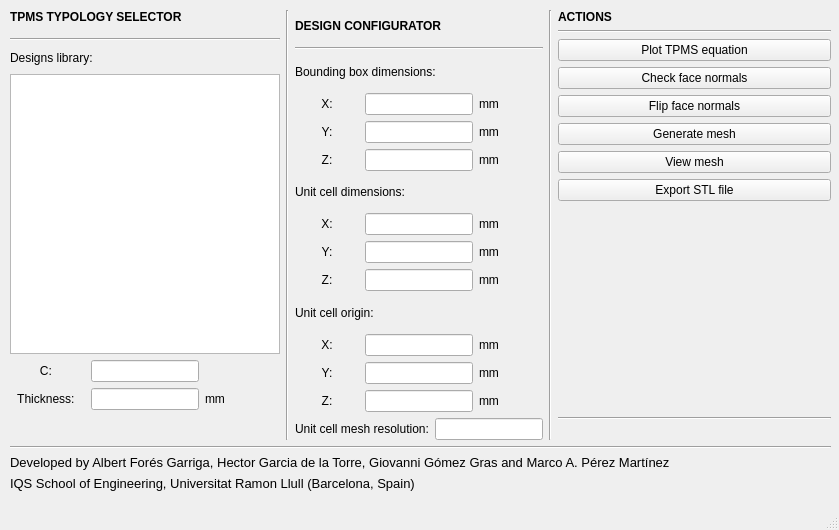
<?xml version="1.0" encoding="UTF-8"?>
<ui version="4.0">
 <class>tpms_generator_gui</class>
 <widget class="QMainWindow" name="tpms_generator_gui">
  <property name="geometry">
   <rect>
    <x>0</x>
    <y>0</y>
    <width>839</width>
    <height>530</height>
   </rect>
  </property>
  <property name="sizePolicy">
   <sizepolicy hsizetype="Minimum" vsizetype="Preferred">
    <horstretch>0</horstretch>
    <verstretch>0</verstretch>
   </sizepolicy>
  </property>
  <property name="windowTitle">
   <string>TPMS Generator</string>
  </property>
  <widget class="QWidget" name="centralwidget">
   <property name="sizePolicy">
    <sizepolicy hsizetype="Preferred" vsizetype="Preferred">
     <horstretch>0</horstretch>
     <verstretch>0</verstretch>
    </sizepolicy>
   </property>
   <widget class="QWidget" name="verticalLayoutWidget_2">
    <property name="geometry">
     <rect>
      <x>10</x>
      <y>10</y>
      <width>821</width>
      <height>481</height>
     </rect>
    </property>
    <layout class="QVBoxLayout" name="verticalLayout_2">
     <item>
      <layout class="QGridLayout" name="gridLayout_2">
       <item row="0" column="0">
        <layout class="QGridLayout" name="gridLayout">
         <item row="0" column="6">
          <layout class="QVBoxLayout" name="verticalLayout_3">
           <item>
            <widget class="QLabel" name="label_3">
             <property name="sizePolicy">
              <sizepolicy hsizetype="Expanding" vsizetype="Preferred">
               <horstretch>0</horstretch>
               <verstretch>0</verstretch>
              </sizepolicy>
             </property>
             <property name="minimumSize">
              <size>
               <width>200</width>
               <height>0</height>
              </size>
             </property>
             <property name="font">
              <font>
               <bold>true</bold>
              </font>
             </property>
             <property name="text">
              <string>ACTIONS</string>
             </property>
             <property name="alignment">
              <set>Qt::AlignLeading|Qt::AlignLeft|Qt::AlignTop</set>
             </property>
            </widget>
           </item>
           <item>
            <widget class="Line" name="line_4">
             <property name="sizePolicy">
              <sizepolicy hsizetype="Expanding" vsizetype="Fixed">
               <horstretch>0</horstretch>
               <verstretch>0</verstretch>
              </sizepolicy>
             </property>
             <property name="minimumSize">
              <size>
               <width>200</width>
               <height>0</height>
              </size>
             </property>
             <property name="orientation">
              <enum>Qt::Horizontal</enum>
             </property>
            </widget>
           </item>
           <item>
            <widget class="QPushButton" name="plot_tpms_eq_button">
             <property name="sizePolicy">
              <sizepolicy hsizetype="Expanding" vsizetype="Fixed">
               <horstretch>0</horstretch>
               <verstretch>0</verstretch>
              </sizepolicy>
             </property>
             <property name="minimumSize">
              <size>
               <width>200</width>
               <height>0</height>
              </size>
             </property>
             <property name="text">
              <string>Plot TPMS equation</string>
             </property>
            </widget>
           </item>
           <item>
            <widget class="QPushButton" name="check_normals_button">
             <property name="sizePolicy">
              <sizepolicy hsizetype="MinimumExpanding" vsizetype="Fixed">
               <horstretch>0</horstretch>
               <verstretch>0</verstretch>
              </sizepolicy>
             </property>
             <property name="minimumSize">
              <size>
               <width>200</width>
               <height>0</height>
              </size>
             </property>
             <property name="text">
              <string>Check face normals</string>
             </property>
            </widget>
           </item>
           <item>
            <widget class="QPushButton" name="flip_normals_button">
             <property name="sizePolicy">
              <sizepolicy hsizetype="MinimumExpanding" vsizetype="Fixed">
               <horstretch>0</horstretch>
               <verstretch>0</verstretch>
              </sizepolicy>
             </property>
             <property name="minimumSize">
              <size>
               <width>200</width>
               <height>0</height>
              </size>
             </property>
             <property name="text">
              <string>Flip face normals</string>
             </property>
            </widget>
           </item>
           <item>
            <widget class="QPushButton" name="generate_mesh_button">
             <property name="sizePolicy">
              <sizepolicy hsizetype="Expanding" vsizetype="Fixed">
               <horstretch>0</horstretch>
               <verstretch>0</verstretch>
              </sizepolicy>
             </property>
             <property name="minimumSize">
              <size>
               <width>200</width>
               <height>0</height>
              </size>
             </property>
             <property name="text">
              <string>Generate mesh</string>
             </property>
            </widget>
           </item>
           <item>
            <widget class="QPushButton" name="view_mesh_button">
             <property name="sizePolicy">
              <sizepolicy hsizetype="Expanding" vsizetype="Fixed">
               <horstretch>0</horstretch>
               <verstretch>0</verstretch>
              </sizepolicy>
             </property>
             <property name="minimumSize">
              <size>
               <width>200</width>
               <height>0</height>
              </size>
             </property>
             <property name="text">
              <string>View mesh</string>
             </property>
            </widget>
           </item>
           <item>
            <widget class="QPushButton" name="export_stl_file_button">
             <property name="sizePolicy">
              <sizepolicy hsizetype="Expanding" vsizetype="Fixed">
               <horstretch>0</horstretch>
               <verstretch>0</verstretch>
              </sizepolicy>
             </property>
             <property name="minimumSize">
              <size>
               <width>200</width>
               <height>0</height>
              </size>
             </property>
             <property name="text">
              <string>Export STL file</string>
             </property>
            </widget>
           </item>
           <item>
            <spacer name="verticalSpacer">
             <property name="orientation">
              <enum>Qt::Vertical</enum>
             </property>
             <property name="sizeHint" stdset="0">
              <size>
               <width>200</width>
               <height>40</height>
              </size>
             </property>
            </spacer>
           </item>
           <item>
            <widget class="QLabel" name="message_output_label">
             <property name="sizePolicy">
              <sizepolicy hsizetype="Expanding" vsizetype="Preferred">
               <horstretch>0</horstretch>
               <verstretch>0</verstretch>
              </sizepolicy>
             </property>
             <property name="minimumSize">
              <size>
               <width>200</width>
               <height>0</height>
              </size>
             </property>
             <property name="font">
              <font>
               <bold>true</bold>
              </font>
             </property>
             <property name="text">
              <string/>
             </property>
            </widget>
           </item>
           <item>
            <widget class="Line" name="line_2">
             <property name="minimumSize">
              <size>
               <width>200</width>
               <height>0</height>
              </size>
             </property>
             <property name="orientation">
              <enum>Qt::Horizontal</enum>
             </property>
            </widget>
           </item>
           <item>
            <widget class="QLabel" name="message_output">
             <property name="sizePolicy">
              <sizepolicy hsizetype="Expanding" vsizetype="Maximum">
               <horstretch>0</horstretch>
               <verstretch>0</verstretch>
              </sizepolicy>
             </property>
             <property name="minimumSize">
              <size>
               <width>200</width>
               <height>0</height>
              </size>
             </property>
             <property name="text">
              <string/>
             </property>
            </widget>
           </item>
          </layout>
         </item>
         <item row="0" column="1">
          <widget class="Line" name="line_3">
           <property name="orientation">
            <enum>Qt::Vertical</enum>
           </property>
          </widget>
         </item>
         <item row="0" column="0">
          <layout class="QVBoxLayout" name="verticalLayout">
           <item>
            <widget class="QLabel" name="label_1">
             <property name="sizePolicy">
              <sizepolicy hsizetype="Preferred" vsizetype="Preferred">
               <horstretch>0</horstretch>
               <verstretch>0</verstretch>
              </sizepolicy>
             </property>
             <property name="font">
              <font>
               <bold>true</bold>
              </font>
             </property>
             <property name="text">
              <string>TPMS TYPOLOGY SELECTOR</string>
             </property>
             <property name="alignment">
              <set>Qt::AlignLeading|Qt::AlignLeft|Qt::AlignTop</set>
             </property>
            </widget>
           </item>
           <item>
            <widget class="Line" name="line_7">
             <property name="orientation">
              <enum>Qt::Horizontal</enum>
             </property>
            </widget>
           </item>
           <item>
            <widget class="QLabel" name="label_4">
             <property name="text">
              <string>Designs library:</string>
             </property>
            </widget>
           </item>
           <item>
            <widget class="QListWidget" name="designs_library">
             <property name="sizePolicy">
              <sizepolicy hsizetype="Minimum" vsizetype="Expanding">
               <horstretch>0</horstretch>
               <verstretch>0</verstretch>
              </sizepolicy>
             </property>
             <property name="minimumSize">
              <size>
               <width>270</width>
               <height>0</height>
              </size>
             </property>
             <property name="maximumSize">
              <size>
               <width>16777215</width>
               <height>280</height>
              </size>
             </property>
            </widget>
           </item>
           <item>
            <layout class="QGridLayout" name="gridLayout_4">
             <item row="1" column="2">
              <widget class="QLabel" name="units_1">
               <property name="text">
                <string>mm</string>
               </property>
              </widget>
             </item>
             <item row="0" column="1">
              <widget class="QLineEdit" name="skeletal_c_input">
               <property name="sizePolicy">
                <sizepolicy hsizetype="Fixed" vsizetype="Fixed">
                 <horstretch>0</horstretch>
                 <verstretch>0</verstretch>
                </sizepolicy>
               </property>
               <property name="text">
                <string/>
               </property>
               <property name="alignment">
                <set>Qt::AlignCenter</set>
               </property>
              </widget>
             </item>
             <item row="1" column="0">
              <widget class="QLabel" name="label_11">
               <property name="text">
                <string>Thickness: </string>
               </property>
               <property name="alignment">
                <set>Qt::AlignCenter</set>
               </property>
              </widget>
             </item>
             <item row="0" column="0">
              <widget class="QLabel" name="label_10">
               <property name="text">
                <string>C: </string>
               </property>
               <property name="alignment">
                <set>Qt::AlignCenter</set>
               </property>
              </widget>
             </item>
             <item row="1" column="1">
              <widget class="QLineEdit" name="shell_thickness_input">
               <property name="sizePolicy">
                <sizepolicy hsizetype="Fixed" vsizetype="Fixed">
                 <horstretch>0</horstretch>
                 <verstretch>0</verstretch>
                </sizepolicy>
               </property>
               <property name="alignment">
                <set>Qt::AlignCenter</set>
               </property>
              </widget>
             </item>
             <item row="2" column="1">
              <spacer name="verticalSpacer_2">
               <property name="orientation">
                <enum>Qt::Vertical</enum>
               </property>
               <property name="sizeType">
                <enum>QSizePolicy::Fixed</enum>
               </property>
               <property name="sizeHint" stdset="0">
                <size>
                 <width>20</width>
                 <height>30</height>
                </size>
               </property>
              </spacer>
             </item>
            </layout>
           </item>
          </layout>
         </item>
         <item row="0" column="5">
          <widget class="Line" name="line">
           <property name="orientation">
            <enum>Qt::Vertical</enum>
           </property>
          </widget>
         </item>
         <item row="0" column="2">
          <layout class="QGridLayout" name="gridLayout_3">
           <item row="4" column="1">
            <widget class="QLineEdit" name="bounding_box_x_dim_input">
             <property name="sizePolicy">
              <sizepolicy hsizetype="Fixed" vsizetype="Fixed">
               <horstretch>0</horstretch>
               <verstretch>0</verstretch>
              </sizepolicy>
             </property>
             <property name="alignment">
              <set>Qt::AlignCenter</set>
             </property>
            </widget>
           </item>
           <item row="5" column="2">
            <widget class="QLabel" name="units_3">
             <property name="text">
              <string>mm</string>
             </property>
             <property name="alignment">
              <set>Qt::AlignLeading|Qt::AlignLeft|Qt::AlignVCenter</set>
             </property>
            </widget>
           </item>
           <item row="9" column="0">
            <widget class="QLabel" name="axis_5">
             <property name="text">
              <string>Y:</string>
             </property>
             <property name="alignment">
              <set>Qt::AlignCenter</set>
             </property>
            </widget>
           </item>
           <item row="4" column="2">
            <widget class="QLabel" name="units_2">
             <property name="text">
              <string>mm</string>
             </property>
             <property name="alignment">
              <set>Qt::AlignLeading|Qt::AlignLeft|Qt::AlignVCenter</set>
             </property>
            </widget>
           </item>
           <item row="13" column="0">
            <widget class="QLabel" name="axis_8">
             <property name="text">
              <string>Y:</string>
             </property>
             <property name="alignment">
              <set>Qt::AlignCenter</set>
             </property>
            </widget>
           </item>
           <item row="7" column="0" colspan="3">
            <widget class="QLabel" name="label_7">
             <property name="text">
              <string>Unit cell dimensions:</string>
             </property>
            </widget>
           </item>
           <item row="8" column="0">
            <widget class="QLabel" name="axis_4">
             <property name="text">
              <string>X:</string>
             </property>
             <property name="alignment">
              <set>Qt::AlignCenter</set>
             </property>
            </widget>
           </item>
           <item row="10" column="1">
            <widget class="QLineEdit" name="unit_cell_z_dim_input">
             <property name="sizePolicy">
              <sizepolicy hsizetype="Fixed" vsizetype="Fixed">
               <horstretch>0</horstretch>
               <verstretch>0</verstretch>
              </sizepolicy>
             </property>
             <property name="alignment">
              <set>Qt::AlignCenter</set>
             </property>
            </widget>
           </item>
           <item row="9" column="2">
            <widget class="QLabel" name="units_6">
             <property name="text">
              <string>mm</string>
             </property>
             <property name="alignment">
              <set>Qt::AlignLeading|Qt::AlignLeft|Qt::AlignVCenter</set>
             </property>
            </widget>
           </item>
           <item row="4" column="0">
            <widget class="QLabel" name="axis_1">
             <property name="sizePolicy">
              <sizepolicy hsizetype="Preferred" vsizetype="Preferred">
               <horstretch>0</horstretch>
               <verstretch>0</verstretch>
              </sizepolicy>
             </property>
             <property name="text">
              <string>X:</string>
             </property>
             <property name="alignment">
              <set>Qt::AlignCenter</set>
             </property>
            </widget>
           </item>
           <item row="11" column="0" colspan="3">
            <widget class="QLabel" name="label_8">
             <property name="text">
              <string>Unit cell origin:</string>
             </property>
            </widget>
           </item>
           <item row="14" column="2">
            <widget class="QLabel" name="units_10">
             <property name="text">
              <string>mm</string>
             </property>
             <property name="alignment">
              <set>Qt::AlignLeading|Qt::AlignLeft|Qt::AlignVCenter</set>
             </property>
            </widget>
           </item>
           <item row="2" column="0" colspan="3">
            <widget class="QLabel" name="label_6">
             <property name="text">
              <string>Bounding box dimensions:</string>
             </property>
            </widget>
           </item>
           <item row="12" column="0">
            <widget class="QLabel" name="axis_7">
             <property name="text">
              <string>X:</string>
             </property>
             <property name="alignment">
              <set>Qt::AlignCenter</set>
             </property>
            </widget>
           </item>
           <item row="10" column="2">
            <widget class="QLabel" name="units_7">
             <property name="text">
              <string>mm</string>
             </property>
             <property name="alignment">
              <set>Qt::AlignLeading|Qt::AlignLeft|Qt::AlignVCenter</set>
             </property>
            </widget>
           </item>
           <item row="14" column="0">
            <widget class="QLabel" name="axis_9">
             <property name="text">
              <string>Z:</string>
             </property>
             <property name="alignment">
              <set>Qt::AlignCenter</set>
             </property>
            </widget>
           </item>
           <item row="5" column="1">
            <widget class="QLineEdit" name="bounding_box_y_dim_input">
             <property name="sizePolicy">
              <sizepolicy hsizetype="Fixed" vsizetype="Fixed">
               <horstretch>0</horstretch>
               <verstretch>0</verstretch>
              </sizepolicy>
             </property>
             <property name="alignment">
              <set>Qt::AlignCenter</set>
             </property>
            </widget>
           </item>
           <item row="12" column="1">
            <widget class="QLineEdit" name="unit_cell_origin_x_input">
             <property name="sizePolicy">
              <sizepolicy hsizetype="Fixed" vsizetype="Fixed">
               <horstretch>0</horstretch>
               <verstretch>0</verstretch>
              </sizepolicy>
             </property>
             <property name="alignment">
              <set>Qt::AlignCenter</set>
             </property>
            </widget>
           </item>
           <item row="8" column="2">
            <widget class="QLabel" name="units_5">
             <property name="text">
              <string>mm</string>
             </property>
             <property name="alignment">
              <set>Qt::AlignLeading|Qt::AlignLeft|Qt::AlignVCenter</set>
             </property>
            </widget>
           </item>
           <item row="8" column="1">
            <widget class="QLineEdit" name="unit_cell_x_dim_input">
             <property name="sizePolicy">
              <sizepolicy hsizetype="Fixed" vsizetype="Fixed">
               <horstretch>0</horstretch>
               <verstretch>0</verstretch>
              </sizepolicy>
             </property>
             <property name="alignment">
              <set>Qt::AlignCenter</set>
             </property>
            </widget>
           </item>
           <item row="6" column="2">
            <widget class="QLabel" name="units_4">
             <property name="text">
              <string>mm</string>
             </property>
             <property name="alignment">
              <set>Qt::AlignLeading|Qt::AlignLeft|Qt::AlignVCenter</set>
             </property>
            </widget>
           </item>
           <item row="0" column="0" colspan="3">
            <widget class="QLabel" name="label_2">
             <property name="font">
              <font>
               <bold>true</bold>
              </font>
             </property>
             <property name="text">
              <string>DESIGN CONFIGURATOR</string>
             </property>
            </widget>
           </item>
           <item row="12" column="2">
            <widget class="QLabel" name="units_8">
             <property name="text">
              <string>mm</string>
             </property>
             <property name="alignment">
              <set>Qt::AlignLeading|Qt::AlignLeft|Qt::AlignVCenter</set>
             </property>
            </widget>
           </item>
           <item row="14" column="1">
            <widget class="QLineEdit" name="unit_cell_origin_z_input">
             <property name="sizePolicy">
              <sizepolicy hsizetype="Fixed" vsizetype="Fixed">
               <horstretch>0</horstretch>
               <verstretch>0</verstretch>
              </sizepolicy>
             </property>
             <property name="alignment">
              <set>Qt::AlignCenter</set>
             </property>
            </widget>
           </item>
           <item row="6" column="0">
            <widget class="QLabel" name="axis_3">
             <property name="text">
              <string>Z:</string>
             </property>
             <property name="alignment">
              <set>Qt::AlignCenter</set>
             </property>
            </widget>
           </item>
           <item row="13" column="2">
            <widget class="QLabel" name="units_9">
             <property name="text">
              <string>mm</string>
             </property>
             <property name="alignment">
              <set>Qt::AlignLeading|Qt::AlignLeft|Qt::AlignVCenter</set>
             </property>
            </widget>
           </item>
           <item row="10" column="0">
            <widget class="QLabel" name="axis_6">
             <property name="text">
              <string>Z:</string>
             </property>
             <property name="alignment">
              <set>Qt::AlignCenter</set>
             </property>
            </widget>
           </item>
           <item row="1" column="0" colspan="3">
            <widget class="Line" name="line_5">
             <property name="orientation">
              <enum>Qt::Horizontal</enum>
             </property>
            </widget>
           </item>
           <item row="9" column="1">
            <widget class="QLineEdit" name="unit_cell_y_dim_input">
             <property name="sizePolicy">
              <sizepolicy hsizetype="Fixed" vsizetype="Fixed">
               <horstretch>0</horstretch>
               <verstretch>0</verstretch>
              </sizepolicy>
             </property>
             <property name="alignment">
              <set>Qt::AlignCenter</set>
             </property>
            </widget>
           </item>
           <item row="6" column="1">
            <widget class="QLineEdit" name="bounding_box_z_dim_input">
             <property name="sizePolicy">
              <sizepolicy hsizetype="Fixed" vsizetype="Fixed">
               <horstretch>0</horstretch>
               <verstretch>0</verstretch>
              </sizepolicy>
             </property>
             <property name="alignment">
              <set>Qt::AlignCenter</set>
             </property>
            </widget>
           </item>
           <item row="15" column="0" colspan="3">
            <layout class="QHBoxLayout" name="horizontalLayout">
             <item>
              <widget class="QLabel" name="label_9">
               <property name="text">
                <string>Unit cell mesh resolution:</string>
               </property>
              </widget>
             </item>
             <item>
              <widget class="QLineEdit" name="mesh_resolution_input">
               <property name="sizePolicy">
                <sizepolicy hsizetype="Fixed" vsizetype="Fixed">
                 <horstretch>0</horstretch>
                 <verstretch>0</verstretch>
                </sizepolicy>
               </property>
               <property name="alignment">
                <set>Qt::AlignCenter</set>
               </property>
              </widget>
             </item>
            </layout>
           </item>
           <item row="5" column="0">
            <widget class="QLabel" name="axis_2">
             <property name="text">
              <string>Y:</string>
             </property>
             <property name="alignment">
              <set>Qt::AlignCenter</set>
             </property>
            </widget>
           </item>
           <item row="13" column="1">
            <widget class="QLineEdit" name="unit_cell_origin_y_input">
             <property name="sizePolicy">
              <sizepolicy hsizetype="Fixed" vsizetype="Fixed">
               <horstretch>0</horstretch>
               <verstretch>0</verstretch>
              </sizepolicy>
             </property>
             <property name="alignment">
              <set>Qt::AlignCenter</set>
             </property>
            </widget>
           </item>
          </layout>
         </item>
        </layout>
       </item>
      </layout>
     </item>
     <item>
      <widget class="Line" name="line_6">
       <property name="orientation">
        <enum>Qt::Horizontal</enum>
       </property>
      </widget>
     </item>
     <item>
      <widget class="QLabel" name="label_12">
       <property name="font">
        <font>
         <pointsize>10</pointsize>
         <italic>false</italic>
        </font>
       </property>
       <property name="text">
        <string>Developed by Albert Forés Garriga, Hector Garcia de la Torre, Giovanni Gómez Gras and Marco A. Pérez Martínez</string>
       </property>
      </widget>
     </item>
     <item>
      <widget class="QLabel" name="label_13">
       <property name="font">
        <font>
         <pointsize>10</pointsize>
         <italic>false</italic>
        </font>
       </property>
       <property name="text">
        <string>IQS School of Engineering, Universitat Ramon Llull (Barcelona, Spain)</string>
       </property>
      </widget>
     </item>
    </layout>
   </widget>
  </widget>
  <widget class="QStatusBar" name="statusbar"/>
 </widget>
 <resources/>
 <connections/>
</ui>
